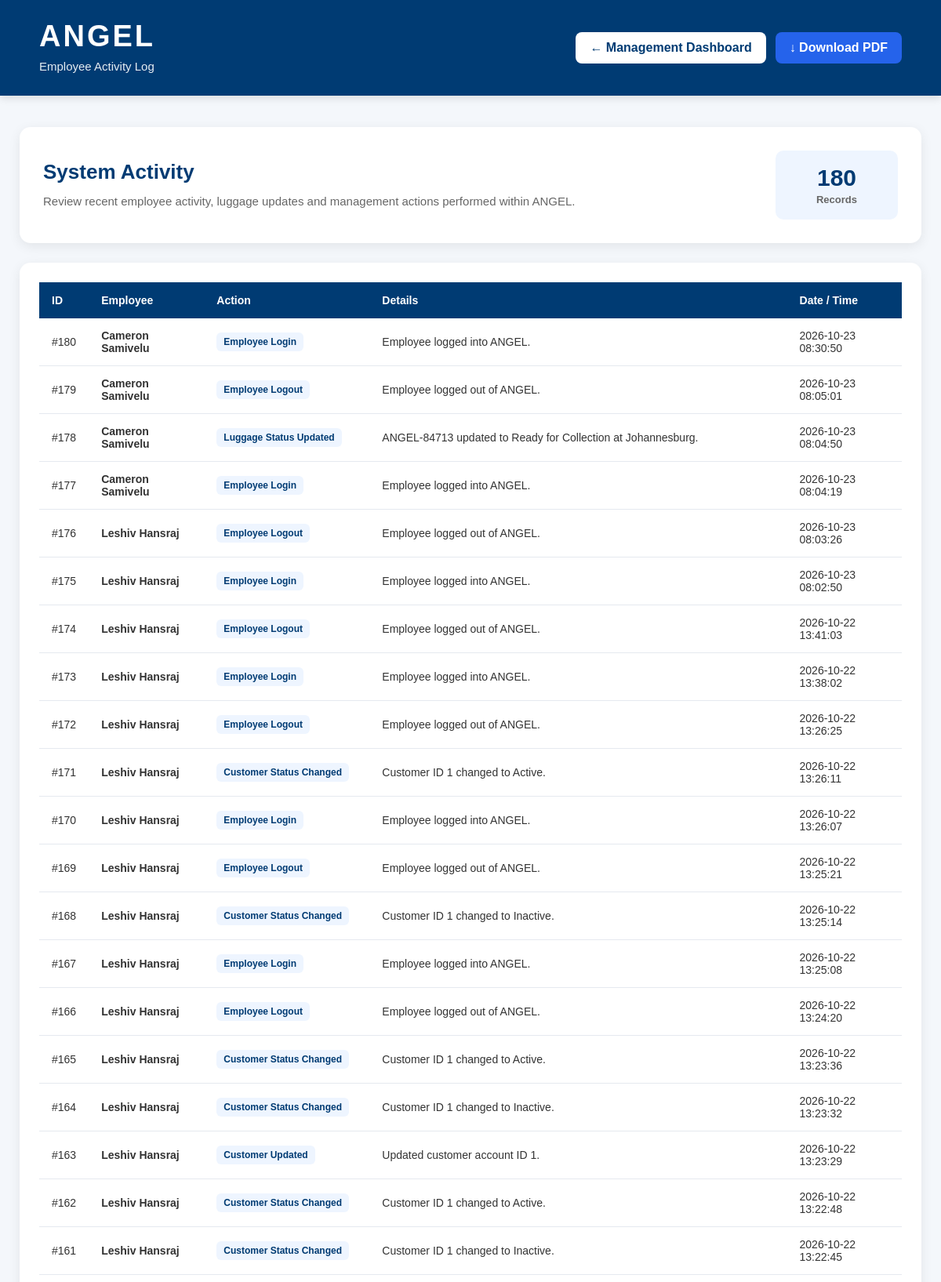
The app's page /activity-log (signed in, upper part) with its own data.
### tables this page shows
CREATE TABLE activity_log (

            id INTEGER PRIMARY KEY AUTOINCREMENT,

            employee_id INTEGER,

            employee_name TEXT,

            action TEXT NOT NULL,

            details TEXT,

            timestamp DATETIME DEFAULT CURRENT_TIMESTAMP

        );

### app.py (the view)
@app.route("/activity-log")
def activity_log():
    if "employee_id" not in session:
        return redirect(url_for("employee_login"))
    if session.get("employee_role") not in ["Supervisor", "Admin"]:
        return redirect(url_for("employee_dashboard"))
    connection = get_db()
    activities = connection.execute("""
        SELECT id, employee_name, action, details, timestamp
        FROM activity_log
        ORDER BY id DESC
        LIMIT 200
    """).fetchall()
    connection.close()
    return render_template("activity_log.html", activities=activities)

### app.py (called while the page is built)
def get_db():
    connection = sqlite3.connect(DATABASE)
    connection.row_factory = sqlite3.Row
    return connection

### templates/activity_log.html (shortened to what this page needs)
<!DOCTYPE html>
<html lang="en">
<head>
    <link rel="stylesheet"
          href="{{ url_for('static', filename='css/style.css') }}">
</head>
<body>
    <div class="activity-log-page">
        <header class="activity-log-header">
            <div>
                <h1>ANGEL</h1>
                <p>Employee Activity Log</p>
            </div>
            <div class="activity-log-header-actions">
                <a href="{{ url_for('management') }}"
                   class="activity-log-back-button">
                    ← Management Dashboard
                </a>
                <a href="{{ url_for('activity_log_pdf') }}"
                   class="activity-log-pdf-button">
                    ↓ Download PDF
                </a>
            </div>
        </header>
        <main class="activity-log-content">
            <section class="activity-log-info-card">
                <div>
                    <h2>System Activity</h2>
                    <p>
                        Review recent employee activity,
                        luggage updates and management actions
                        performed within ANGEL.
                    </p>
                </div>
                <div class="activity-log-count">
                    <strong>
                        {{ activities|length }}
                    </strong>
                    <span>
                        Records
                    </span>
                </div>
            </section>
            <section class="activity-log-table-card">
                {% if activities %}
                <div class="activity-log-table-wrapper">
                    <table class="activity-log-table">
                        <thead>
                            <tr>
                                <th>
                                    ID
                                </th>
                                <th>
                                    Employee
                                </th>
                                <th>
                                    Action
                                </th>
                                <th>
                                    Details
                                </th>
                                <th>
                                    Date / Time
                                </th>
                            </tr>
                        </thead>
                        <tbody>
                            {% for activity in activities %}
                            <tr>
                                <td>
                                    #{{ activity["id"] }}
                                </td>
                                <td>
                                    <strong>
                                        {{ activity["employee_name"] or "Unknown" }}
                                    </strong>
                                </td>
                                <td>
                                    <span class="activity-action">
                                        {{ activity["action"] }}
                                    </span>
                                </td>
                                <td>
                                    {{ activity["details"] or "-" }}
                                </td>
                                <td>
                                    {{ activity["timestamp"] }}
                                </td>
                            </tr>
                            {% endfor %}
                        </tbody>
                    </table>
                </div>
                {% endif %}
            </section>
        </main>
    </div>
</body>
</html>

### static/css/style.css (style rules this page uses)
body { margin:0; padding:0; font-family:Arial, Helvetica, sans-serif; background:#eef5fb; color:#1b1b1b; }
h1 { font-family: 'Poppins', sans-serif; font-size: 72px; font-weight: 800; letter-spacing: 6px; color: #0a3d78; margin-bottom: 20px; }
h2 { text-align:center; color:#005b96; }
p { text-align:center; width:70%; margin:auto; font-size:20px; line-height:1.6; }
.activity-log-page { min-height: 100vh; background: #f4f7fb; color: #1f2937; }
.activity-log-header { background: #003b73; color: white; padding: 25px 50px; display: flex; align-items: center; justify-content: space-between; box-shadow: 0 3px 10px rgba(0, 0, 0, 0.12); }
.activity-log-header h1 { margin: 0; color: white; font-size: 38px; font-weight: 800; letter-spacing: 3px; }
.activity-log-header p { margin: 5px 0 0; color: white; opacity: 0.9; font-size: 15px; text-align: left; width: auto; }
.activity-log-header-actions { display: flex; align-items: center; gap: 12px; }
.activity-log-back-button, .activity-log-pdf-button { display: inline-block; padding: 11px 18px; border-radius: 8px; text-decoration: none; font-weight: 600; transition: 0.2s ease; }
.activity-log-back-button { background: white; color: #003b73; }
.activity-log-pdf-button { background: #2563eb; color: white; }
.activity-log-content { max-width: 1200px; margin: 40px auto; padding: 0 25px 60px; }
.activity-log-info-card { background: white; padding: 30px; border-radius: 14px; box-shadow: 0 4px 15px rgba(0, 0, 0, 0.08); margin-bottom: 25px; display: flex; align-items: center; justify-content: space-between; gap: 30px; }
.activity-log-info-card h2 { margin: 0 0 10px; color: #003b73; font-size: 26px; text-align: left; }
.activity-log-info-card p { width: auto; margin: 0; color: #666; font-size: 15px; line-height: 1.6; text-align: left; }
.activity-log-count { min-width: 120px; padding: 18px; background: #eef5ff; border-radius: 10px; text-align: center; }
.activity-log-count strong { display: block; color: #003b73; font-size: 30px; }
.activity-log-count span { display: block; margin-top: 3px; color: #666; font-size: 13px; font-weight: 600; }
.activity-log-table-card { background: white; padding: 25px; border-radius: 14px; box-shadow: 0 4px 15px rgba(0, 0, 0, 0.08); overflow: hidden; }
.activity-log-table-wrapper { width: 100%; overflow-x: auto; }
.activity-log-table { width: 100%; border-collapse: collapse; min-width: 900px; }
.activity-log-table th { background: #003b73; color: white; text-align: left; padding: 15px 16px; font-size: 14px; font-weight: 700; }
.activity-log-table td { padding: 14px 16px; border-bottom: 1px solid #e5e9ef; color: #333; font-size: 14px; }
.activity-action { display: inline-block; padding: 5px 9px; background: #eef5ff; color: #003b73; border-radius: 6px; font-size: 12px; font-weight: 700; }

### records on screen
activity_log: id "180", employee_name "Cameron Samivelu", action "Employee Login", details "Employee logged into ANGEL.", timestamp "2026-10-23 08:30:50"
activity_log: id "179", employee_name "Cameron Samivelu", action "Employee Logout", details "Employee logged out of ANGEL.", timestamp "2026-10-23 08:05:01"
activity_log: id "178", employee_name "Cameron Samivelu", action "Luggage Status Updated", details "ANGEL-84713 updated to Ready for Collection at Johannesburg.", timestamp "2026-10-23 08:04:50"
activity_log: id "177", employee_name "Cameron Samivelu", action "Employee Login", details "Employee logged into ANGEL.", timestamp "2026-10-23 08:04:19"
activity_log: id "176", employee_name "Leshiv Hansraj", action "Employee Logout", details "Employee logged out of ANGEL.", timestamp "2026-10-23 08:03:26"
activity_log: id "175", employee_name "Leshiv Hansraj", action "Employee Login", details "Employee logged into ANGEL.", timestamp "2026-10-23 08:02:50"
activity_log: id "174", employee_name "Leshiv Hansraj", action "Employee Logout", details "Employee logged out of ANGEL.", timestamp "2026-10-22 13:41:03"
activity_log: id "173", employee_name "Leshiv Hansraj", action "Employee Login", details "Employee logged into ANGEL.", timestamp "2026-10-22 13:38:02"
activity_log: id "172", employee_name "Leshiv Hansraj", action "Employee Logout", details "Employee logged out of ANGEL.", timestamp "2026-10-22 13:26:25"
activity_log: id "171", employee_name "Leshiv Hansraj", action "Customer Status Changed", details "Customer ID 1 changed to Active.", timestamp "2026-10-22 13:26:11"
activity_log: id "170", employee_name "Leshiv Hansraj", action "Employee Login", details "Employee logged into ANGEL.", timestamp "2026-10-22 13:26:07"
activity_log: id "169", employee_name "Leshiv Hansraj", action "Employee Logout", details "Employee logged out of ANGEL.", timestamp "2026-10-22 13:25:21"
activity_log: id "168", employee_name "Leshiv Hansraj", action "Customer Status Changed", details "Customer ID 1 changed to Inactive.", timestamp "2026-10-22 13:25:14"
activity_log: id "167", employee_name "Leshiv Hansraj", action "Employee Login", details "Employee logged into ANGEL.", timestamp "2026-10-22 13:25:08"
activity_log: id "166", employee_name "Leshiv Hansraj", action "Employee Logout", details "Employee logged out of ANGEL.", timestamp "2026-10-22 13:24:20"
activity_log: id "165", employee_name "Leshiv Hansraj", action "Customer Status Changed", details "Customer ID 1 changed to Active.", timestamp "2026-10-22 13:23:36"
activity_log: id "164", employee_name "Leshiv Hansraj", action "Customer Status Changed", details "Customer ID 1 changed to Inactive.", timestamp "2026-10-22 13:23:32"
activity_log: id "163", employee_name "Leshiv Hansraj", action "Customer Updated", details "Updated customer account ID 1.", timestamp "2026-10-22 13:23:29"
activity_log: id "162", employee_name "Leshiv Hansraj", action "Customer Status Changed", details "Customer ID 1 changed to Active.", timestamp "2026-10-22 13:22:48"
activity_log: id "161", employee_name "Leshiv Hansraj", action "Customer Status Changed", details "Customer ID 1 changed to Inactive.", timestamp "2026-10-22 13:22:45"

### other values on screen
{{ activities|length }} "180"
